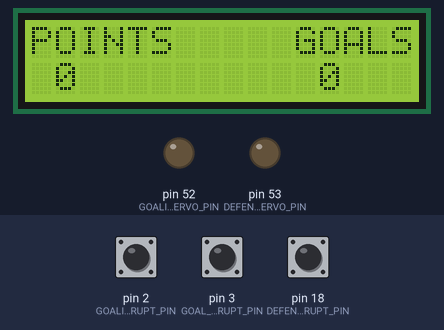
Recording of a sketch running on a simulated Arduino Mega 2560, built with avr-gcc and run on an emulated ATmega2560. Parts: 16×2 character LCD, output pins drawn as LEDs (lit = HIGH). Inputs (shaded band) come from the test bench; at power-on: pin 3 (GOAL_INTERRUPT_PIN) LOW, pin 2 (GOALIE_INTERRUPT_PIN) LOW, pin 18 (DEFENDER_INTERRUPT_PIN) LOW. The audio player accepts every command and is not drawn; what the sketch prints to the serial monitor is not drawn.

Above: at 1.7 s.
1.8 s: pin 3 (GOAL_INTERRUPT_PIN) pulled HIGH for 0.15 s
At 2.7 s:
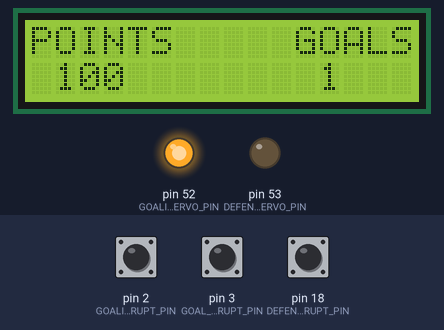
3.4 s: pin 2 (GOALIE_INTERRUPT_PIN) pulled HIGH for 0.15 s
At 3.9 s:
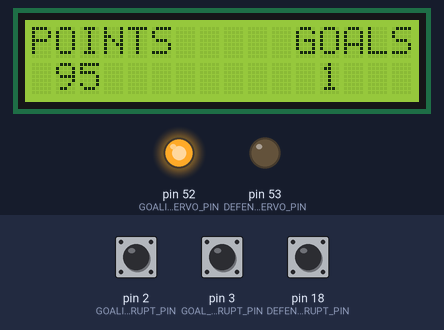
5.0 s: pin 18 (DEFENDER_INTERRUPT_PIN) pulled HIGH for 0.15 s
6.6 s: pin 2 (GOALIE_INTERRUPT_PIN) pulled HIGH for 1 s
At 7.0 s:
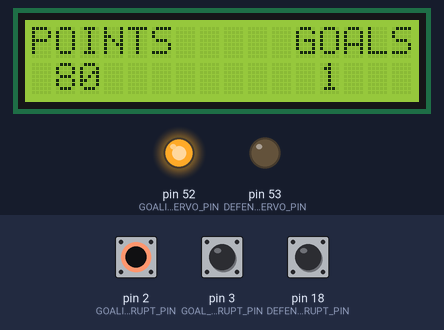
9.1 s: pin 3 (GOAL_INTERRUPT_PIN) pulled HIGH for 1 s
At 9.5 s:
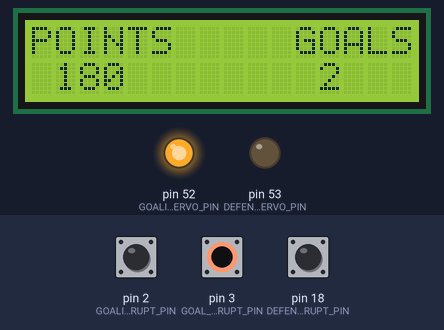
11.6 s: pin 3 (GOAL_INTERRUPT_PIN) pulled HIGH for 0.15 s
At 12.5 s:
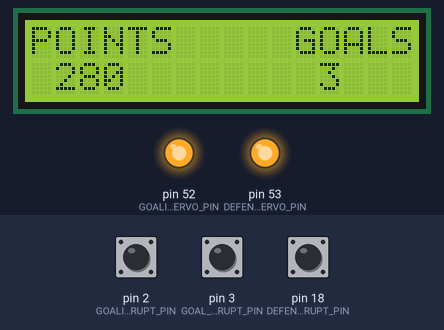
Timing chart, 0 to 14.2 s (numbered marks = the images above; inputs shaded):
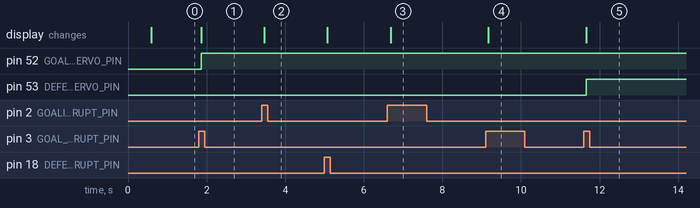

The sketch:

Main.ino
```cpp
/**
 * Main code for on-field systems (audio, hit detection, display) for
 * ECE484 final project, Cardboard Pinball.
 *
 * Author: Chris Lallo, Blake Rile
 * Date: 5/6/2024
 */

 /**
  * NOTES
  * Song list:
  *
  * 0001 - Crowd cheering
  * 0002 - Sad crowd
  * 0003 - Glasglow Celtic
  * 0004 - Du Du Du
  * 0005 - Celtic Wave
  * 0006 - Goal scream
  */

// INCLUDES
#include "DFRobotDFPlayerMini.h"
#include "SoftwareSerial.h"
#include <LiquidCrystal_I2C.h>

// Setup objects
LiquidCrystal_I2C lcd(0x27,  16, 2);
SoftwareSerial mySerial(10, 11); // RX, TX
DFRobotDFPlayerMini DFMini;


// CONSTANTS
/////////////////////////////////////////////////////////
const int GOAL_INTERRUPT_PIN = 3;
const int GOALIE_INTERRUPT_PIN = 2;
const int DEFENDER_INTERRUPT_PIN = 18;

const int GOALIE_SERVO_PIN = 52; // Digital output for flipping up goalie
const int DEFENDER_SERVO_PIN = 53; // Digital output for flipping up defender

const int GOALIE_FLIPUP_VALUE = 1; // Flipup when goals >= value
const int DEFENDER_FLIPUP_VALUE = 3;

const int MINIMUM_POINTS = -200; // Player loses when points <= value
const unsigned long DEBOUNCE_DELAY = 100; // Debounce for hit detection
/////////////////////////////////////////////////////////

// GLOBALS
/////////////////////////////////////////////////////////
volatile bool goalHit = false;
volatile bool goalieHit = false;
volatile bool defenderHit = false;

volatile unsigned long lastGoalTime = 0;
volatile unsigned long lastGoalieTime = 0;
volatile unsigned long lastDefenderTime = 0;
volatile unsigned long lastSongTick = 0;
volatile unsigned int currentSong = 3;

volatile int points = 0;
volatile int goals = 0;

volatile bool playerLoss = false; // Goes high when MINIMUM_POINTS reached
/////////////////////////////////////////////////////////

// Core
/////////////////////////////////////////////////////////
void setup() {
  // Setup serial comms
  Serial.begin(9600);
  Serial.println("Serial comms online");

  // Generate random seed through analog noise
  randomSeed(analogRead(0));

  // Setup audio
  mySerial.begin(9600);
  if (!DFMini.begin(mySerial)) {
    Serial.println("Failed to initialize communication with DFPlayer");
    while (true) {
      delay(0); // Code to compatible with ESP8266 watch dog.
    }
  }
  DFMini.volume(30);  //Set volume value. From 0 to 30
  Serial.println("DFPlayer online");

  // Setup interrupts for hit detection
  pinMode(GOAL_INTERRUPT_PIN, INPUT);
  attachInterrupt(digitalPinToInterrupt(GOAL_INTERRUPT_PIN), goalReaction, RISING);

  pinMode(GOALIE_INTERRUPT_PIN, INPUT);
  attachInterrupt(digitalPinToInterrupt(GOALIE_INTERRUPT_PIN), goalieReaction, RISING);

  pinMode(DEFENDER_INTERRUPT_PIN, INPUT);
  attachInterrupt(digitalPinToInterrupt(DEFENDER_INTERRUPT_PIN), defenderReaction, RISING);

  // Setup digital outputs for activating servos (goalie and defender)
  pinMode(GOALIE_SERVO_PIN, OUTPUT);
  pinMode(DEFENDER_SERVO_PIN, OUTPUT);

  digitalWrite(GOALIE_SERVO_PIN, LOW);
  digitalWrite(DEFENDER_SERVO_PIN, LOW);

  // Setup LCD
  lcd.init();
  lcd.backlight();

  lcd.setCursor(0, 0);
  lcd.print("POINTS");
  lcd.setCursor(11, 0);
  lcd.print("GOALS");

  lcd.setCursor(1, 1);
  lcd.print(0);
  lcd.setCursor(12, 1);
  lcd.print(0);
}

void loop() {
  // If player loses, constantly play losing sound
  if (points <= MINIMUM_POINTS) {
    playerLoss = true;
  }
  if (playerLoss) {
    Serial.println("Player lost. Playing losing sound");
    DFMini.play(2);
    delay(3000);
  } else {
     // Look for triggered interrupts
    bool hitDetected = checkForHits();
    // Handle servo flipups
    if (goals >= DEFENDER_FLIPUP_VALUE) {
//      digitalWrite(GOALIE_SERVO_PIN, HIGH);
      digitalWrite(DEFENDER_SERVO_PIN, HIGH);
    } else if (goals >= GOALIE_FLIPUP_VALUE) {
      digitalWrite(GOALIE_SERVO_PIN, HIGH);
    }
    if (!hitDetected) {
      Serial.println("Scheduling audio...");
      scheduleAudio();
    }
  }
}

/**
 *
 */
void scheduleAudio() {
  // Determine the delay for the current song based on its ID
  unsigned long songDelay = 0;
  switch (currentSong) {
    case 3:
      songDelay = 50;
      break;
    case 4:
      songDelay = 41;
      break;
    case 5:
      songDelay = 33;
      break;
    default:
      Serial.println("Error: Invalid current song ID");
      return; // Exit the function if currentSong is invalid
  }

  // Check if it's time to play the next song
  unsigned long currentTime = millis();
  if (currentTime - lastSongTick >= (songDelay * 1000) || lastSongTick == 0) {
    // Play the current song
    Serial.print("Now playing song ");
    Serial.println(currentSong);
    DFMini.play(currentSong);

    // Increment currentSong and wrap around if necessary
    currentSong++;
    if (currentSong > 5) {
      currentSong = 3; // Reset to the first valid song ID
    }

    // Update lastSongTick to the current time
    lastSongTick = currentTime;
  } else {
    Serial.println("Debouncing...");
  }
}

/**
 * Handles hit detection and associated events
 */
bool checkForHits() {
  bool hitDetected = false;
  if (goalHit) {
    hitDetected = true;
    // Play goal sound
    DFMini.play(6);

    // Update points, goals, and display
    points += 100;
    goals++;
    updateDisplay(points, goals);

    // Reset debounce flag
    goalHit = false;
  }
  if (goalieHit) {
    hitDetected = true;
    // Play goalie save sound
    DFMini.play(2);
    points -= 5;
    updateDisplay(points, goals);

    // Reset debounce flag
    goalieHit = false;
  }
  if (defenderHit) {
    hitDetected = true;
    // Play defender save sound
    DFMini.play(2);
    points -= 10;
    updateDisplay(points, goals);

    // Reset debounce flag
    defenderHit = false;
  }
  return hitDetected;
}

/**
 * Updates the LCD with the given points and goals
 */
void updateDisplay(int newPoints, int newGoals) {
  // Clear points and goals line
  lcd.setCursor(0, 1);
  lcd.print("                ");
  // Record change
  lcd.setCursor(1, 1);
  lcd.print(newPoints);
  lcd.setCursor(12, 1);
  lcd.print(newGoals);
}
/////////////////////////////////////////////////////////

// INTERRUPTS
/////////////////////////////////////////////////////////
/**
 * Interrupt for goal detection
 */
void goalReaction() {
  if (millis() - lastGoalTime > DEBOUNCE_DELAY) {
    int state = digitalRead(GOAL_INTERRUPT_PIN);
    if (state == HIGH) {
      Serial.println("Triggered!");
      goalHit = true;
    }
    lastGoalTime = millis();
  }
}

/**
 * Interrupt for goalie hit detection
 */
void goalieReaction() {
  if (millis() - lastGoalieTime > DEBOUNCE_DELAY) {
    int state = digitalRead(GOALIE_INTERRUPT_PIN);
    if (state == HIGH) {
      Serial.println("Triggered!");
      goalieHit = true;
    }
    lastGoalieTime = millis();
  }
}

/**
 * Interrupt for defender hit detection
 */
void defenderReaction() {
  if (millis() - lastDefenderTime > DEBOUNCE_DELAY) {
    int state = digitalRead(DEFENDER_INTERRUPT_PIN);
    if (state == HIGH) {
      Serial.println("Triggered!");
      defenderHit = true;
    }
    lastDefenderTime = millis();
  }
}
/////////////////////////////////////////////////////////
```

Measured:
- after the input at 1.8 s, pin 52 (GOALIE_SERVO_PIN): LOW → HIGH after 0.06 s; the display: changes after 0.06 s (image 1)
- after the input at 3.4 s, the display: changes after 0.06 s (image 2)
- after the input at 6.6 s, the display: changes after 0.08 s (image 3)
- after the input at 9.1 s, the display: changes after 0.06 s (image 4)
- after the input at 11.6 s, pin 53 (DEFENDER_SERVO_PIN): LOW → HIGH after 0.06 s; the display: changes after 0.06 s (image 5)
